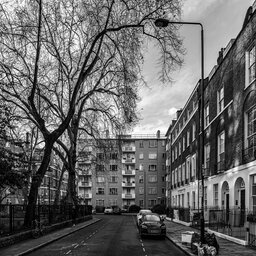
#> input picture section 4/image.jpg, 256 x 256 px
$ python main.py
#> lines starting #> are read from the running program, lines starting #| are printed output that depends on the picture
import cv2
import numpy as np

image = cv2.imread("image.jpg", cv2.IMREAD_GRAYSCALE)
#> image is the input picture: shape (256, 256); min 0, max 255, mean 102.7
density = 0.1
noisy_image = image.copy()
num_of_pixels = int(density * image.size)
#> num_of_pixels = 6553
# Add salt noise
salt_rows, salt_cols = np.random.randint(0, image.shape[0] - 1,
                                         num_of_pixels), np.random.randint(0, image.shape[1] - 1, num_of_pixels)
noisy_image[salt_rows, salt_cols] = 255
# Add pepper noise
pepper_rows, pepper_cols = np.random.randint(0, image.shape[0] - 1,
                                             num_of_pixels), np.random.randint(0, image.shape[1] - 1, num_of_pixels)
noisy_image[pepper_rows, pepper_cols] = 0
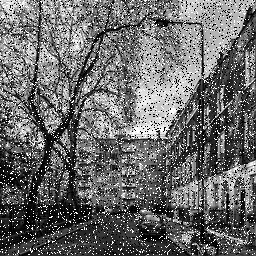
#> noisy_image: shape (256, 256); min 0, max 255, mean 105.9
# Apply 7x7 Median filter to the noisy image
filtered_image = cv2.medianBlur(noisy_image, 7)
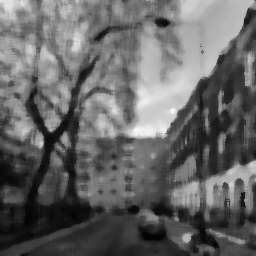
#> filtered_image: shape (256, 256); min 2, max 246, mean 101.8
cv2.imwrite("noisy_image.jpg",noisy_image)
cv2.imwrite("filtered_image.jpg", filtered_image)
